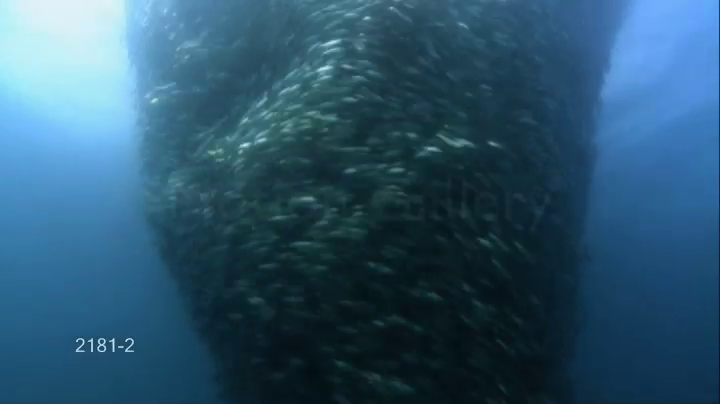
#> input picture frame 26 of 2181-2_70.mov, 720 x 404 px
$ python OpticalFlow.py
#> lines starting #> are read from the running program, lines starting #| are printed output that depends on the picture
# Optical FLow
import numpy as np
import cv2 as cv
from matplotlib import pyplot as plt

# Reading the video
cap = cv.VideoCapture('2181-2_70.mov')

# Reading the first frame from the video
# ret, frame = cap.read()
# ret is a boolean variable that returns true if the frame is available.
# frame is an image array vector captured based on the default frames per second defined explicitly or implicitly
ret, prev = cap.read()
#> prev is the input picture: shape (404, 720, 3); mean B, G, R 109.4, 85, 44.8

# Converting the frame to GrayScale
prevgray = cv.cvtColor(prev, cv.COLOR_BGR2GRAY)
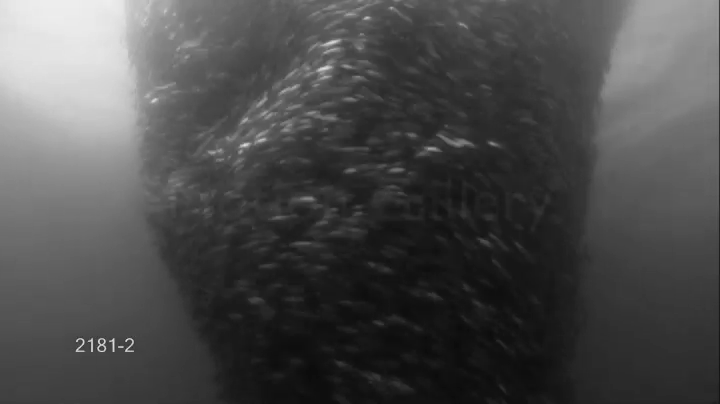
#> prevgray: shape (404, 720); min 11, max 238, mean 75.7

# Creating a np array of similar size to the frame
hsv = np.zeros_like(prev)
# hsv.fill(255)
hsv[..., 1] = 255

# We need to set resolutions.so, convert them from float to integer.
frame_width = int(cap.get(3))
frame_height = int(cap.get(4))
size = (frame_width, frame_height)

# Below VideoWriter object will create a frame of above defined The output is stored in 'OpticalFLow.avi' file.
result = cv.VideoWriter('OpticalFlow.avi',
                         cv.VideoWriter_fourcc(*'MJPG'),
                         10, size)

while True:
    # Reading a frame from video
    ret, img = cap.read()
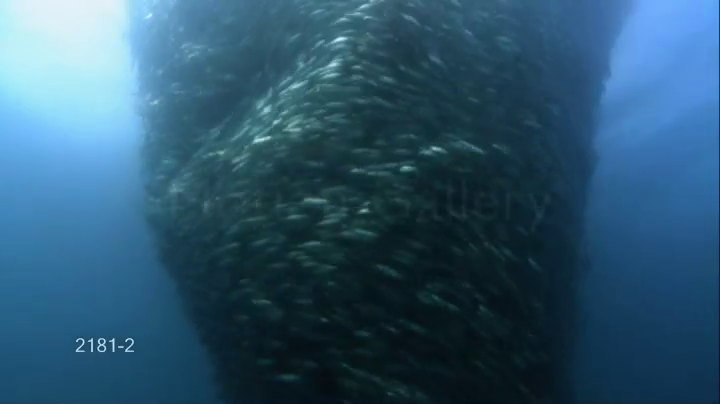
#> input picture frame 27 of 2181-2_70.mov, 720 x 404 px
#> img is the input picture: shape (404, 720, 3); mean B, G, R 110, 85.5, 45.6
    if not ret:
        print('No frames are grabbed!')
        break
    # Converting the frame into GrayScale
    gray = cv.cvtColor(img, cv.COLOR_BGR2GRAY)
    # Computing the flow from the frame
    flow = cv.calcOpticalFlowFarneback(prevgray, gray, None, 0.5, 3, 15, 3, 5, 1.2, 0)
    # Computing the magnitude and angle from the flow
    mag, ang = cv.cartToPolar(flow[..., 0], flow[..., 1])
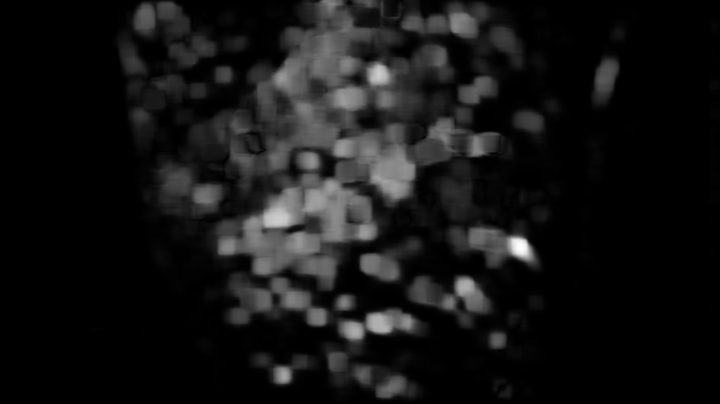
#> mag: shape (404, 720) float32; min 9.28e-13, max 19.4, mean 1.58; drawn with min black and max white
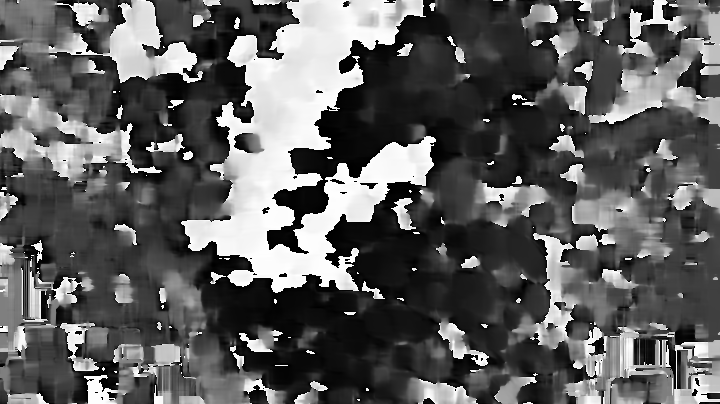
#> ang: shape (404, 720) float32; min 6.66e-07, max 6.28, mean 2.33; drawn with min black and max white
    hsv[..., 0] = ang * 180 / np.pi / 2
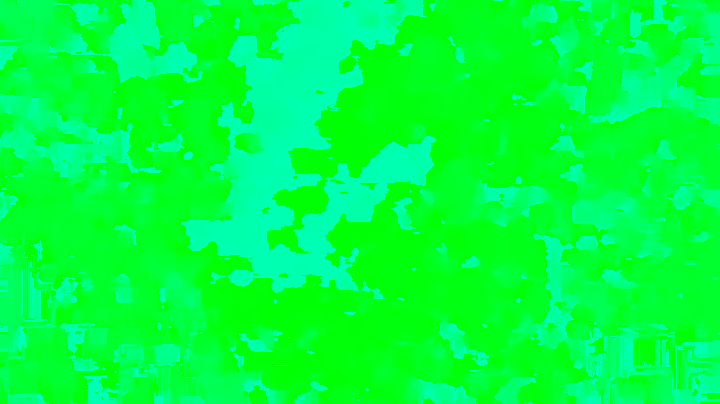
#> hsv: shape (404, 720, 3); mean of channels 0, 1, 2 66.3, 255, 0; drawn as B, G, R
    hsv[..., 2] = cv.normalize(mag, None, 0, 255, cv.NORM_MINMAX)
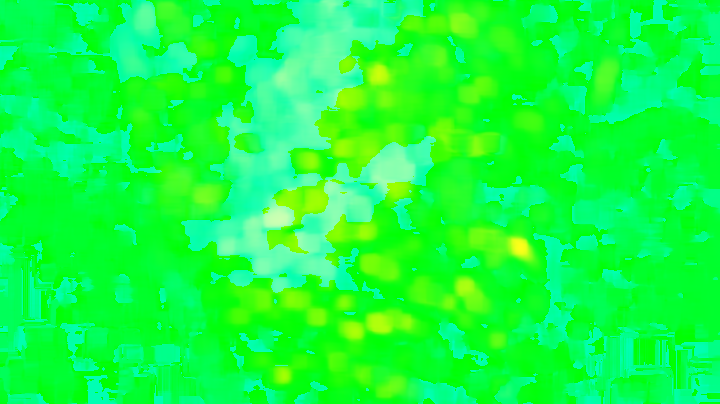
#> hsv: shape (404, 720, 3); mean of channels 0, 1, 2 66.3, 255, 20.5; drawn as B, G, R
    # Converting the image from hsv to bgr format
    bgr = cv.cvtColor(hsv, cv.COLOR_HSV2BGR)
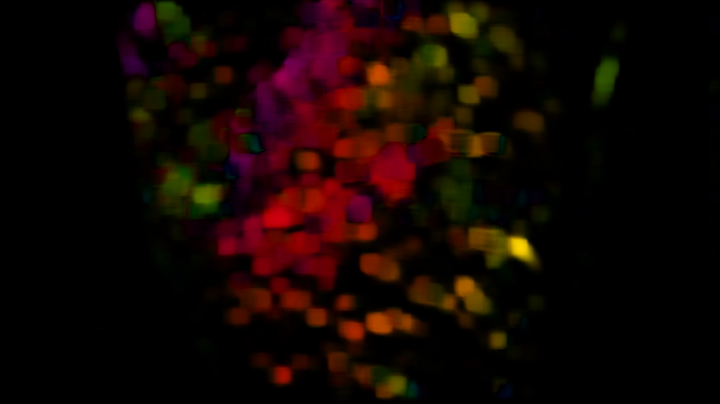
#> bgr: shape (404, 720, 3); mean B, G, R 2.1, 5.8, 19.7
    # Making the present frame as previous frame
    prevgray = gray

    # Write the frame into the file 'OpticalFlow.avi'
    result.write(bgr)
    # Display the frame saved in the file
    cv.imshow('original', img)
    cv.imshow('Dense Optical Flow', bgr)
    # Press q on keyboard to stop the process
    key = cv.waitKey(5)
#> (key q is pressed here)
    if key == ord('q'):
        # Break the loop
        break

## When everything done, release the video capture and video write objects
cap.release()
result.release()
# Destroying and closes all the windows
cv.destroyAllWindows()
print("The video was successfully saved")

$ run again, starting later in the video
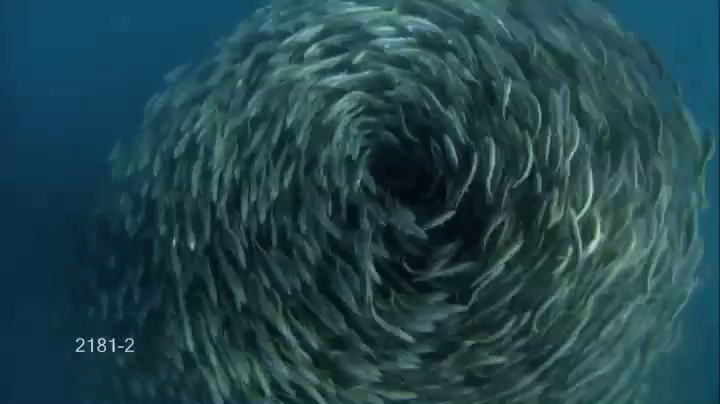
#> input picture frame 121 of 2181-2_70.mov, 720 x 404 px
#> prev is the input picture: shape (404, 720, 3); mean B, G, R 76.7, 69.4, 34.3
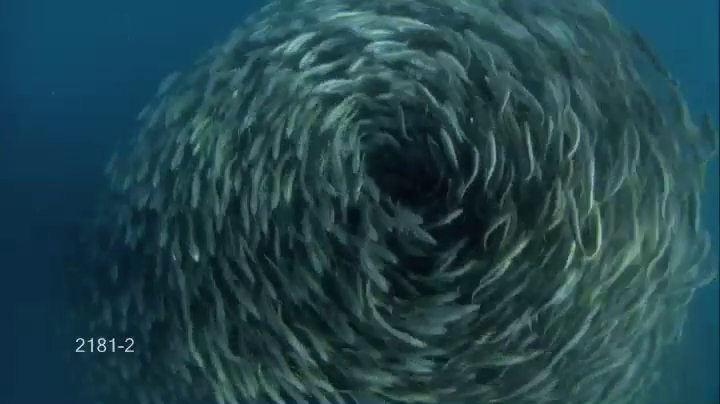
#> input picture frame 122 of 2181-2_70.mov, 720 x 404 px
#> img is the input picture: shape (404, 720, 3); mean B, G, R 76.7, 69.5, 34.3
#> `bgr = cv.cvtColor(hsv, cv.COLOR_HSV2BGR)`:
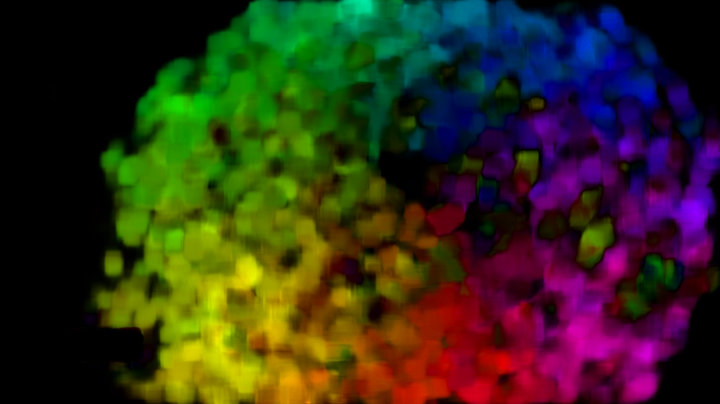
#> bgr: shape (404, 720, 3); mean B, G, R 24.4, 44.6, 49.9

$ run again, starting later in the video
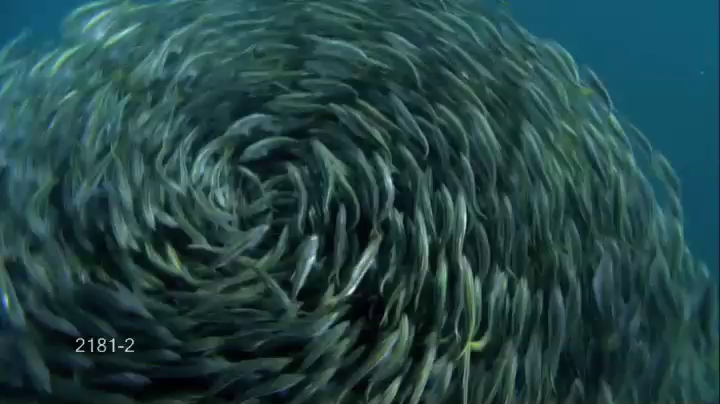
#> input picture frame 215 of 2181-2_70.mov, 720 x 404 px
#> prev is the input picture: shape (404, 720, 3); mean B, G, R 70.7, 69.9, 36.3
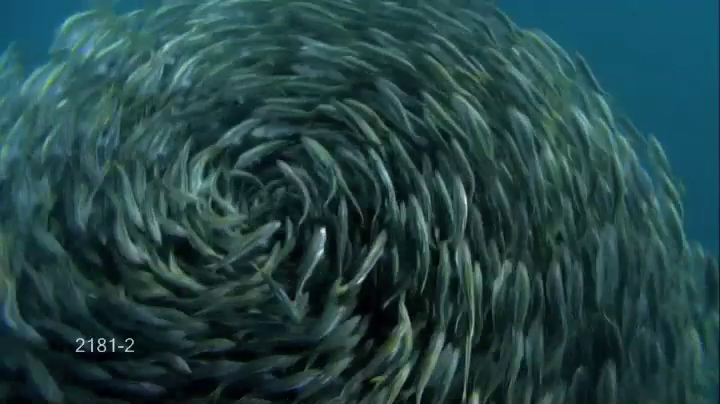
#> input picture frame 216 of 2181-2_70.mov, 720 x 404 px
#> img is the input picture: shape (404, 720, 3); mean B, G, R 70.2, 69, 35.8
#> `bgr = cv.cvtColor(hsv, cv.COLOR_HSV2BGR)`:
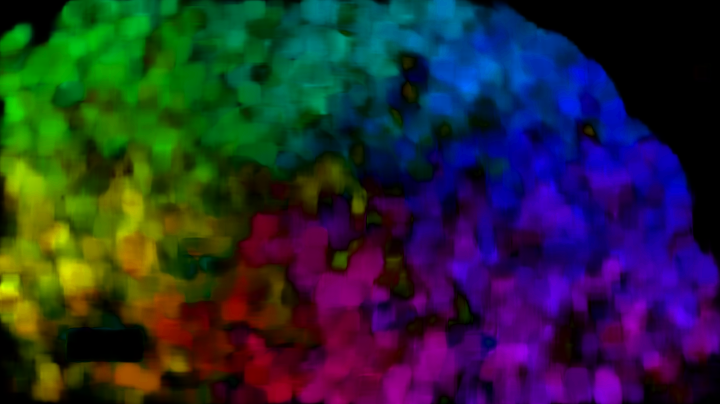
#> bgr: shape (404, 720, 3); mean B, G, R 51.4, 40.6, 37.9
